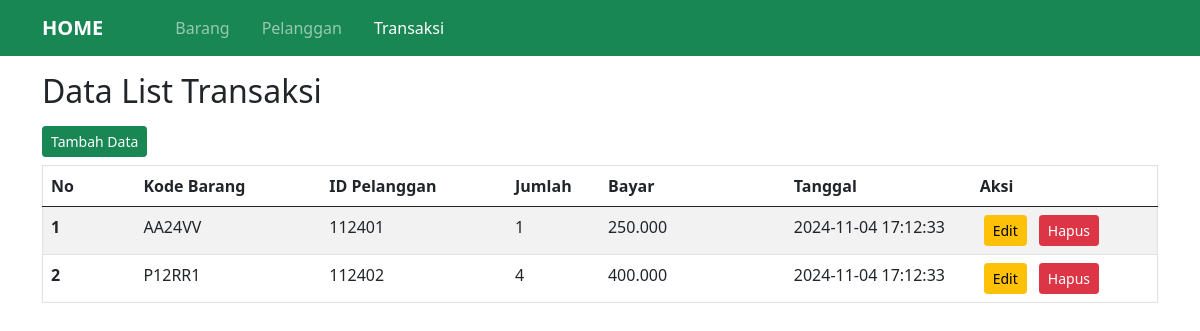
The page /index.php?pindah=transaksi on the database its author committed.
### tables this page shows
CREATE TABLE `transaksi` (
  `id_trans` int(8) NOT NULL,
  `kd_brg` char(6) NOT NULL,
  `id_plg` char(6) NOT NULL,
  `jumlah` smallint(5) NOT NULL,
  `bayar` int(11) NOT NULL,
  `tgl_trans` datetime NOT NULL
);

### app/controllers/TransaksiControllers.php (called while the page is built, shortened)
<?php
require_once 'app/models/Transaksi.php';
     class TransaksiController
     {
          private $transaksiModel;
          public function __construct($dbConnection)
          {
               $this -> transaksiModel = new Transaksi($dbConnection);
          }
          public function TampilanTransaksi()
          {
               $transaksi = $this -> transaksiModel -> TampilanTransaksi();
               require_once 'app/views/dtTransaksi.php';
          }
     }
?>

### app/models/Transaksi.php (called while the page is built, shortened)
<?php
     class Transaksi {
          private $db;
          public function __construct($dbConnection)
          {
               $this -> db = $dbConnection;
          }
          public function TampilanTransaksi()
          {
               $stmt = $this -> db -> prepare("SELECT * FROM transaksi");
               $stmt -> execute();
               return $stmt -> fetchAll(PDO::FETCH_ASSOC);
          }
     }
?>

### app/views/dtTransaksi.php (the view, shortened to what this page needs)
<!DOCTYPE html>
<html lang="en">
     <head>
          <link href="https://cdn.jsdelivr.net/npm/bootstrap@5.0.2/dist/css/bootstrap.min.css"
          rel="stylesheet"
>
     </head>
     <body>
          <nav class="navbar navbar-expand-lg navbar-dark bg-success" id="mainNav">
               <div class="container container-fluid">
                    <a class="navbar-brand fw-bold" href="index.php">HOME</a>
                    <div class="collapse navbar-collapse" id="navbarNav">
                         <ul class="navbar-nav">
                         <li class="nav-item">
                              <a class="nav-link ms-5" aria-current="page" href="index.php?pindah=barang">Barang</a>
                         </li>
                         <li class="nav-item">
                              <a class="nav-link ms-3" href="index.php?pindah=pelanggan">Pelanggan</a>
                         </li>
                         <li class="nav-item">
                              <a class="nav-link ms-3 active" href="index.php?pindah=transaksi">Transaksi</a>
                         </li>
                         </ul>
                    </div>
               </div>
          </nav>
          <div class="container">
               <div class="judul my-3">
                    <h2>Data List Transaksi</h2>
               </div>
               <a href="index.php?&action_trs=tambah" class="btn btn-success btn-sm">Tambah Data</a>
               <table class="table  table-striped table-hover mt-2 mb-4" border="1">
                    <thead>
                         <tr>
                              <th scope="col" class="col-1">No</th>
                              <th scope="col" class="col-2">Kode Barang</th>
                              <th scope="col" class="col-2">ID Pelanggan</th>
                              <th scope="col" class="col-1">Jumlah</th>
                              <th scope="col" class="col-2">Bayar</th>
                              <th scope="col" class="col-2">Tanggal</th>
                              <th scope="col" class="col-2">Aksi</th>
                         </tr>
                    </thead>
                    <tbody>
                         <?php
                              if(!empty($transaksi)) {
                              $no = 1;
                              foreach ($transaksi as $transaksi) {
                         ?>
                         <tr>
                              <th scope="row"><?php echo $no++ ?></th>
                              <td><?php echo $transaksi['kd_brg'] ?></td>
                              <td><?php echo $transaksi['id_plg'] ?></td>
                              <td><?php echo $transaksi['jumlah'] ?></td>
                              <td><?php echo number_format($transaksi['bayar'], 0, '.', '.')?></td>
                              <td><?php echo $transaksi['tgl_trans'] ?></td>
                              <td>
                                   <a href="index.php?id=<?php echo $transaksi['id_trans']; ?>&action_trs=edit"   class="btn btn-warning btn-sm mx-1">Edit</a>
                                   <a href="index.php?id=<?php echo $transaksi['id_trans']; ?>&action_trs=hapus"  class="btn btn-danger  btn-sm mx-1" onclick="return confirm('Confirmasi : \n Periksa Data Kembali');" >Hapus</a>
                              </td>
                         </tr>
                         <?php
                              }
                          }
                         ?>
                    </tbody>
               </table>
          </div>
     </body>
</html>

### rows shown on the page
transaksi: kd_brg "AA24VV", id_plg "112401", jumlah "1", bayar "250.000", tgl_trans "2024-11-04 17:12:33"
transaksi: kd_brg "P12RR1", id_plg "112402", jumlah "4", bayar "400.000", tgl_trans "2024-11-04 17:12:33"
